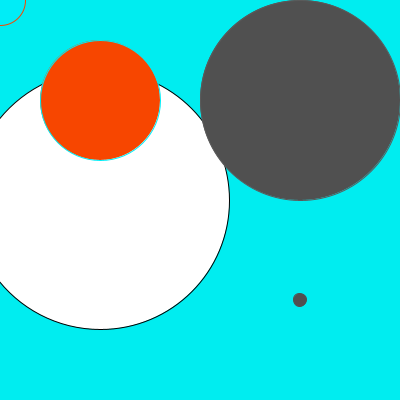
Frame 1 (no input)
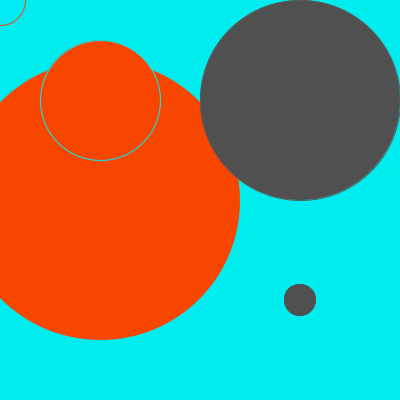
Frame 60 (the mouse pressed at the canvas centre just before this capture)
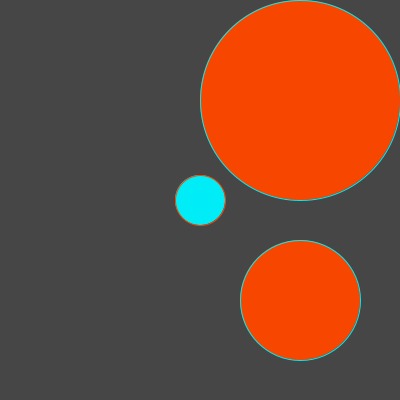
Frame 120 (the mouse held since frame 60 and released just before this capture)

The Processing sketch that drew these frames (run headless with seeded random() and noise(); from frame 60 on, the mouse is pressed at the canvas centre):

// Processing sketch: processing_38748
// ── processing_38748.pde

float random_number;
int my_number = 70;


void setup(){
 size(400,400); 
}

void draw(){
  
  
  //if the mouse is above the ellipse, draw ellipse
  if(mouseX < 40){
  background(0,237,240);
    
  random_number = random(400);
  ellipse(100,200,random_number,random_number);
  stroke(80);
  fill(80);
  random_number = random(50);
  ellipse(300,300,random_number,random_number);
  stroke(90);
        
}
 //otherwise draw a orange background
 else {  
   background(70);
 }
 
   ellipse(300,100,200,200);
   stroke(0,237,247);
   fill(0,237,247);
   stroke(247,70,0);
   ellipse(mouseX,mouseY,50,50);
   
   fill(247,70,0);
   stroke(0,237,247);
   ellipse(mouseX+100,mouseY+100,120,120);


 }
 
